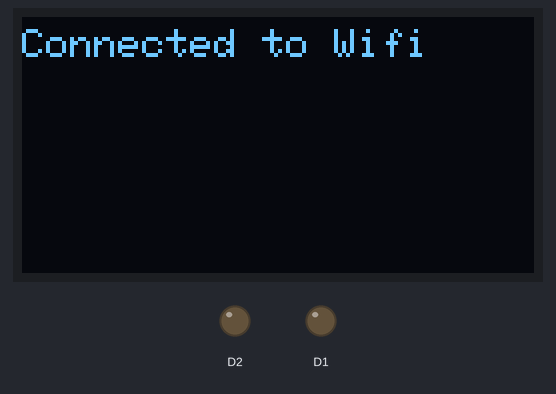
Simulated run of this sketch. Board: ESP8266 (NodeMCU). Shown: 128×64 one-colour display, output pins drawn as LEDs (lit = HIGH). WiFi joins after 1.5 s; servers stay silent unless stated; the display library's start-up logo is not drawn; uploads are accepted with an empty reply; what the sketch prints to the serial monitor is not drawn.

Above: at 2.1 s.
At 4.2 s:
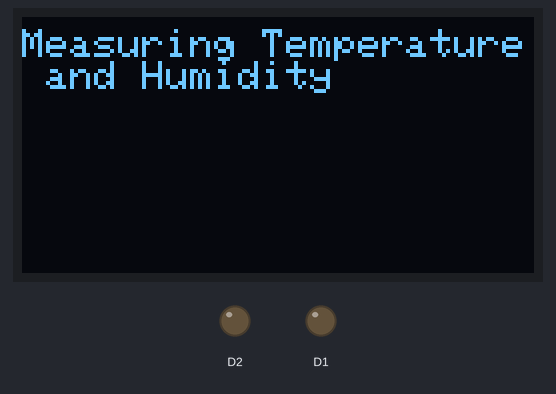
At 13.2 s:
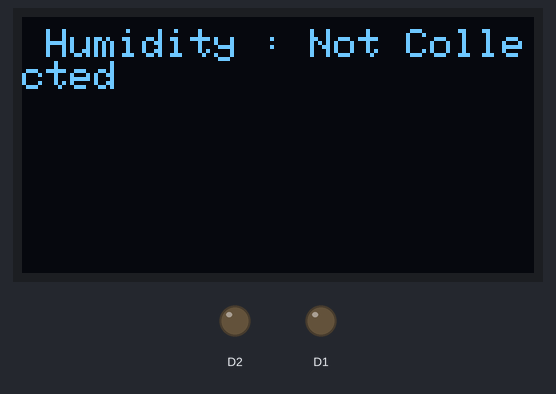
At 14.2 s:
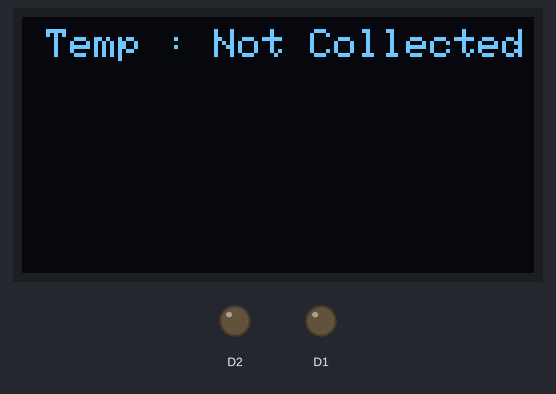
At 15.2 s:
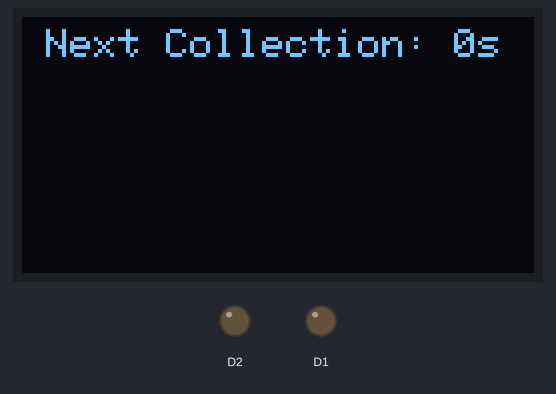

The sketch:

HomeAutomatePostData_V3.ino
```cpp
/*
 *  This sketch sends data via HTTP GET requests to data.sparkfun.com service.
 *
 *  You need to get streamId and privateKey at data.sparkfun.com and paste them
 *  below. Or just customize this script to talk to other HTTP servers.
 *
#define D0 16
#define D1 5 // I2C Bus SCL (clock)
#define D2 4 // I2C Bus SDA (data)
#define D3 0
#define D4 2 // Same as "LED_BUILTIN", but inverted logic
#define D5 14 // SPI Bus SCK (clock)
#define D6 12 // SPI Bus MISO
#define D7 13 // SPI Bus MOSI
#define D8 15 // SPI Bus SS (CS)
#define D9 3 // RX0 (Serial console)
#define D10 1 // TX0 (Serial console)
 */

#include <ESP8266WiFi.h>
#include <ESP8266WebServer.h>
#include <WiFiManager.h>
#include <dht.h>
#include "oled.h"
#include "WifiHelper.h"
#include "MessageBuilder.h"

int photoSensorPin = 0;
double humiditySensorData=0;
double temperatureC=0;
const char* host = "iothome.azurewebsites.net";
int DeviceId=0;
int PostDataCount=0;
int delayBetweenSend=5000;
int SecondMultiplier=1;// 30;
#define dht_apin 16 // Analog Pin sensor is connected to

dht DHT;

void setup() {

    // put your setup code here, to run once:
    Serial.begin(115200);
     delay(10);
      pinMode(16,OUTPUT);
      pinMode(5,OUTPUT);
      pinMode(4,OUTPUT);

     WifiHelper.Connect();

    oled.DisplayMessage("Connected to Wifi", 1, 0, 3);
    delay(2000);

    //if you get here you have connected to the WiFi
    Serial.println("***********************Connected to WiFi*********************** ");
    oled.DisplayMessage("Measuring Temperature and Humidity", 1, 0, 3);
    delay(4000);
}


void loop() {
  //Setting ESP Blue LED High to Blink
  digitalWrite(LED_BUILTIN, HIGH);

  Serial.print("connecting to ");
  Serial.println(host);

  // Use WiFiClient class to create TCP connections
  WiFiClient client;
  const int httpPort = 80;
   Serial.println("Should send after defined time. Current Count");
   Serial.print(PostDataCount);
  if(PostDataCount < SecondMultiplier){
     digitalWrite(LED_BUILTIN, HIGH);
    PostDataCount=PostDataCount+1;
    delay(delayBetweenSend); // Second
    digitalWrite(LED_BUILTIN, LOW);

    oled.DisplayMessage(MessageBuilder.DelayHumidityMessage(humiditySensorData), 1, 0, 3);
    delay(1000);

    oled.DisplayMessage(MessageBuilder.DelayTemperatureMessage(temperatureC), 1, 0, 3);
    delay(1000);
    String delayMessage="";
    delayMessage= delayMessage+" Next Collection: "+String(PostDataCount - SecondMultiplier)+"s";
    oled.DisplayMessage(delayMessage, 1, 0, 3);
    return;
   }
   else{
     PostDataCount=0;
    }
  if (!client.connect(host, httpPort)) {
    oled.DisplayMessage("Connection to Cloud Failed", 3, 20, 3);
    Serial.println("connection failed");
    //Setting ESP Blue LED Low if Web Request Fail
    digitalWrite(LED_BUILTIN, LOW);
    return;
  }

  if(DeviceId==0)
  {
     // We now create a URI for the request
    String url = "/api/IOTListener/RegisterSensor";
    Serial.println("Requesting URL: ");
    Serial.println(url);
    registerDevice(client, url);
  }
  else
  {
    String url = "/api/IOTListener/PostSensorData";
    Serial.print("Requesting URL: ");
    Serial.println(url);
    String response = sendSensorData(client,  url);
   }

  client.stop();
  Serial.println();
  Serial.println("closing connection");
  digitalWrite(LED_BUILTIN, LOW);
}

void registerDevice(WiFiClient client, String url)
{
    String data= MessageBuilder.BuildRegistrationMessage();
    client.print(String("POST ") + url + " HTTP/1.1\r\n" +
                 "Host: " + host + "\r\n" +
                 //"Connection: close\r\n" +
                 "Content-Type: application/json\r\n" +
                 "Content-Length: " + data.length() + "\r\n" +
                 "\r\n" + // This is the extra CR+LF pair to signify the start of a body
                 data + "\n");

      unsigned long timeout = millis();
      while (client.available() == 0) {
        if (millis() - timeout > 5000) {
          Serial.println(">>> Client Timeout !");
          client.stop();
          return;
        }
      }

      // Read all the lines of the reply from server and print them to Serial
      while(client.available()){
        String line = client.readStringUntil('\r');
        DeviceId=line.toInt();
        Serial.print(DeviceId);
      }
    }

String sendSensorData(WiFiClient client, String url)
    {
      CollectSensorData();//Collection before send
      String line="NULL";
      String data=MessageBuilder.BuildPostMessage(DeviceId, humiditySensorData,temperatureC);
      /*String data="[";
        data= data+"{'DeviceId':"+DeviceId+",'SensorId':1,";
        data= data+"'Value':'"+humiditySensorData+"'},";
        data= data+"{'DeviceId':"+DeviceId+",'SensorId':2,";
        data= data+"'Value':'"+temperatureC+"'},";
        data= data+"]";*/

        oled.DisplayMessage("Humidity :"+String(humiditySensorData)+"Temp : "+String(temperatureC), 1, 0, 3);
        delay(4000);
      Serial.println("####"+data);
      client.print(String("POST ") + url + " HTTP/1.1\r\n" +
                 "Host: " + host + "\r\n" +
                 "Content-Type: application/json\r\n" +
                 "Content-Length: " + data.length() + "\r\n" +
                 "\r\n" + // This is the extra CR+LF pair to signify the start of a body
                 data + "\n");
      unsigned long timeout = millis();
      while (client.available() == 0) {
        if (millis() - timeout > 5000) {
          Serial.println(">>> Client Timeout !");
          client.stop();
          return "Error in connection";
        }
      }

      // Read all the lines of the reply from server and print them to Serial
      while(client.available()){
        line = client.readStringUntil('\r');
        Serial.print(line);
      }
      return line;
    }

    void CollectSensorData(){
       DHT.read11(dht_apin);
      Serial.print("Current humidity = ");
      Serial.print(DHT.humidity);
      Serial.print("%  ");
      Serial.print("temperature = ");
      Serial.print(DHT.temperature);
      Serial.println("C  ");
      humiditySensorData=DHT.humidity;
      temperatureC=DHT.temperature;
    }
```

MessageBuilder.cpp
```cpp
#include "Arduino.h"
#include "MessageBuilder.h"


MessageBuilderClass::MessageBuilderClass(){
}

String MessageBuilderClass::BuildRegistrationMessage(){
   String data="{";
        data= data+"'Name':'ClimateManager_HomeMerrylands',";
        data= data+"'Description':'Test',";
        data= data+"'Vendor' : 'ESP8266',";
        data= data+"'IsActive':true,";
        data= data+"'CreateDate':'2016-10-07T14:21:51.3883469+11:00',";
        data= data+"'UpdateDate':'1799-01-01T00:00:00'";
        data= data+"}";
        return data;
  }
String MessageBuilderClass::BuildPostMessage(int DeviceId, double humiditySensorData,double temperatureC){
        String data="[";
        data= data+"{'DeviceId':"+DeviceId+",'SensorId':1,";
        data= data+"'Value':'"+humiditySensorData+"'},";
        data= data+"{'DeviceId':"+DeviceId+",'SensorId':2,";
        data= data+"'Value':'"+temperatureC+"'},";
        data= data+"]";
        return data;
  }
 String MessageBuilderClass:: DelayHumidityMessage(double humiditySensorData){
        String delayMessage="";
        if(humiditySensorData !=0){
           delayMessage=delayMessage +" Humidity :"+String(humiditySensorData);
          }else{
           delayMessage=delayMessage +" Humidity : Not Collected";
          }
          return delayMessage;
  }
  String MessageBuilderClass:: DelayTemperatureMessage(double temperatureC){

        String delayMessage="";
        if(temperatureC !=0){
           delayMessage= delayMessage+" Temp : "+String(temperatureC);
          }else{
           delayMessage=delayMessage +" Temp : Not Collected";
          }
        return delayMessage;
 }

MessageBuilderClass MessageBuilder=MessageBuilderClass();
```

MessageBuilder.h
```cpp
#ifndef MessageBuilder_h
#define MessageBuilder_h

class MessageBuilderClass
{
  public:
    MessageBuilderClass();
    String BuildRegistrationMessage();
    String BuildPostMessage(int DeviceId, double humiditySensorData,double temperatureC);
    String DelayHumidityMessage(double humiditySensorData);
    String DelayTemperatureMessage(double temperatureC);
};

extern MessageBuilderClass MessageBuilder;
#endif
```

WiFiHelper.cpp
```cpp
#include "Arduino.h"
#include "WifiHelper.h"
#include <WiFiManager.h>

int _DeviceId=0;
WifiHelperClass::WifiHelperClass(){
}
   //WiFiManager
    //Local intialization. Once its business is done, there is no need to keep it around
    WiFiManager wifiManager;
void WifiHelperClass::Connect(){
     //reset saved settings
    //wifiManager.resetSettings();

    //set custom ip for portal
    //wifiManager.setAPConfig(IPAddress(10,0,1,1), IPAddress(10,0,1,1), IPAddress(255,255,255,0));

    //fetches ssid and pass from eeprom and tries to connect
    //if it does not connect it starts an access point with the specified name
    //here  "AutoConnectAP"
    //and goes into a blocking loop awaiting configuration
     wifiManager.autoConnect("AutoConnectAP");
    //or use this for auto generated name ESP + ChipID
    //wifiManager.autoConnect();
  }

 int WifiHelperClass::registerDevice(){

  }
 String WifiHelperClass::sendSensorData(){

  }

WifiHelperClass WifiHelper=WifiHelperClass();
```

WiFiHelper.h
```cpp
#ifndef WifiHelper_h
#define WifiHelper_h

class WifiHelperClass
{
  public:
    WifiHelperClass();
    void Connect();
    int registerDevice();
    String sendSensorData();
};

extern WifiHelperClass WifiHelper;
#endif
```

oled.cpp
```cpp
#include "Arduino.h"
#include "oled.h"
//OLED LIB
#include <SPI.h>
#include <Adafruit_GFX.h>
#include <Adafruit_SSD1306.h>


//OLED INIT
#define OLED_SDA   D7  //MOSI -- D1
#define OLED_SCL   D5  //CLK  -- D0
#define OLED_DC    D4  //     --DC
#define OLED_CS    12  // no need of connecting, just use some pin number
#define OLED_RESET D3  //RES  --RES
Adafruit_SSD1306 display(OLED_SDA,OLED_SCL, OLED_DC, OLED_RESET, OLED_CS);

oledClass::oledClass(){
      display.begin(SSD1306_SWITCHCAPVCC);   // since i am using adafruit library, i have to display their logo
      //display.begin(bitmap_112283585);
      display.display();
      delay(500);
}

void oledClass::DisplayMessage(String Message, int Size, int CurserX, int CurserY){
        display.clearDisplay();
        display.setTextColor(WHITE);
        display.setTextSize(Size);
        display.setCursor(CurserX,CurserY);
        display.print(Message);
        display.display();
  }
oledClass oled=oledClass();
```

oled.h
```cpp
#ifndef oled_h
#define oled_h

class oledClass
{
  public:
    oledClass();
    void DisplayMessage(String Message, int Size, int CurserX, int CurserY);
};

extern oledClass oled;
#endif
```

Measured:
- by itself, everything shown: repeats every 8.3 s, in 3 steps
- what the display in image 1 shows lasts 9.0 s, from 4.1 s to 13.1 s
- what the display in image 2 shows lasts 1.1 s, from 13.1 s to 14.2 s
- what the display in image 4 shows lasts 6.3 s, from 15.2 s to 21.5 s
